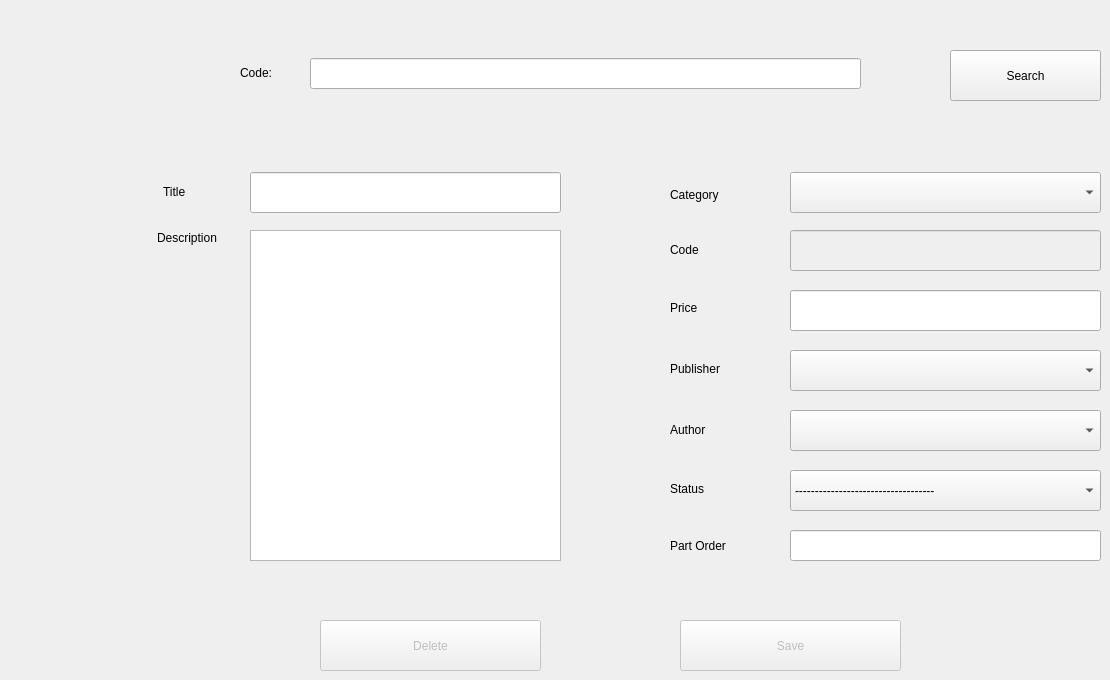
      <widget class="QWidget" name="edite_book_stacked_page">
       <widget class="QLabel" name="label_14">
        <property name="geometry">
         <rect>
          <x>670</x>
          <y>287</y>
          <width>71</width>
          <height>41</height>
         </rect>
        </property>
        <property name="text">
         <string>Price</string>
        </property>
       </widget>
       <widget class="QLineEdit" name="bookeditetitle_line">
        <property name="geometry">
         <rect>
          <x>250</x>
          <y>172</y>
          <width>311</width>
          <height>41</height>
         </rect>
        </property>
       </widget>
       <widget class="QComboBox" name="bookeditepublish_compbo">
        <property name="geometry">
         <rect>
          <x>790</x>
          <y>350</y>
          <width>311</width>
          <height>41</height>
         </rect>
        </property>
        <property name="cursor">
         <cursorShape>PointingHandCursor</cursorShape>
        </property>
       </widget>
       <widget class="QLineEdit" name="bookeditecode_line_2">
        <property name="enabled">
         <bool>false</bool>
        </property>
        <property name="geometry">
         <rect>
          <x>790</x>
          <y>230</y>
          <width>311</width>
          <height>41</height>
         </rect>
        </property>
       </widget>
       <widget class="QLabel" name="label_15">
        <property name="geometry">
         <rect>
          <x>157</x>
          <y>212</y>
          <width>91</width>
          <height>51</height>
         </rect>
        </property>
        <property name="text">
         <string>Description</string>
        </property>
       </widget>
       <widget class="QLabel" name="label_16">
        <property name="geometry">
         <rect>
          <x>670</x>
          <y>463</y>
          <width>71</width>
          <height>51</height>
         </rect>
        </property>
        <property name="text">
         <string>Status</string>
        </property>
       </widget>
       <widget class="QComboBox" name="bookeditestatus_combo">
        <property name="geometry">
         <rect>
          <x>790</x>
          <y>470</y>
          <width>311</width>
          <height>41</height>
         </rect>
        </property>
        <property name="cursor">
         <cursorShape>PointingHandCursor</cursorShape>
        </property>
        <item>
         <property name="text">
          <string>-----------------------------------</string>
         </property>
        </item>
        <item>
         <property name="text">
          <string>New</string>
         </property>
        </item>
        <item>
         <property name="text">
          <string>Used</string>
         </property>
        </item>
        <item>
         <property name="text">
          <string>Damage</string>
         </property>
        </item>
       </widget>
       <widget class="QLabel" name="label_17">
        <property name="geometry">
         <rect>
          <x>670</x>
          <y>404</y>
          <width>71</width>
          <height>51</height>
         </rect>
        </property>
        <property name="text">
         <string>Author</string>
        </property>
       </widget>
       <widget class="QComboBox" name="bookediteauthor_line">
        <property name="geometry">
         <rect>
          <x>790</x>
          <y>410</y>
          <width>311</width>
          <height>41</height>
         </rect>
        </property>
        <property name="cursor">
         <cursorShape>PointingHandCursor</cursorShape>
        </property>
       </widget>
       <widget class="QLabel" name="label_18">
        <property name="geometry">
         <rect>
          <x>670</x>
          <y>530</y>
          <width>71</width>
          <height>31</height>
         </rect>
        </property>
        <property name="text">
         <string>Part Order</string>
        </property>
       </widget>
       <widget class="QLabel" name="label_19">
        <property name="geometry">
         <rect>
          <x>670</x>
          <y>169</y>
          <width>71</width>
          <height>51</height>
         </rect>
        </property>
        <property name="text">
         <string>Category</string>
        </property>
       </widget>
       <widget class="QLabel" name="label_20">
        <property name="geometry">
         <rect>
          <x>670</x>
          <y>234</y>
          <width>71</width>
          <height>31</height>
         </rect>
        </property>
        <property name="text">
         <string>Code</string>
        </property>
       </widget>
       <widget class="QLabel" name="label_21">
        <property name="geometry">
         <rect>
          <x>670</x>
          <y>343</y>
          <width>71</width>
          <height>51</height>
         </rect>
        </property>
        <property name="text">
         <string>Publisher</string>
        </property>
       </widget>
       <widget class="QLabel" name="label_22">
        <property name="geometry">
         <rect>
          <x>163</x>
          <y>166</y>
          <width>71</width>
          <height>51</height>
         </rect>
        </property>
        <property name="text">
         <string>Title</string>
        </property>
       </widget>
       <widget class="QLineEdit" name="bookeditepart_line">
        <property name="geometry">
         <rect>
          <x>790</x>
          <y>530</y>
          <width>311</width>
          <height>31</height>
         </rect>
        </property>
        <property name="text">
         <string/>
        </property>
       </widget>
       <widget class="QComboBox" name="bookeditecatg_combo">
        <property name="geometry">
         <rect>
          <x>790</x>
          <y>172</y>
          <width>311</width>
          <height>41</height>
         </rect>
        </property>
        <property name="cursor">
         <cursorShape>PointingHandCursor</cursorShape>
        </property>
       </widget>
       <widget class="QLineEdit" name="bookediteprice_line">
        <property name="geometry">
         <rect>
          <x>790</x>
          <y>290</y>
          <width>311</width>
          <height>41</height>
         </rect>
        </property>
       </widget>
       <widget class="QPushButton" name="bookeditesave_btn">
        <property name="enabled">
         <bool>false</bool>
        </property>
        <property name="geometry">
         <rect>
          <x>680</x>
          <y>620</y>
          <width>221</width>
          <height>51</height>
         </rect>
        </property>
        <property name="cursor">
         <cursorShape>PointingHandCursor</cursorShape>
        </property>
        <property name="text">
         <string>Save</string>
        </property>
        <property name="icon">
         <iconset resource="file.qrc">
          <normaloff>:/photos/save-file.png</normaloff>:/photos/save-file.png</iconset>
        </property>
        <property name="iconSize">
         <size>
          <width>30</width>
          <height>30</height>
         </size>
        </property>
       </widget>
       <widget class="QLineEdit" name="bookeditecode_line">
        <property name="geometry">
         <rect>
          <x>310</x>
          <y>58</y>
          <width>551</width>
          <height>31</height>
         </rect>
        </property>
       </widget>
       <widget class="QLabel" name="label_23">
        <property name="geometry">
         <rect>
          <x>240</x>
          <y>57</y>
          <width>71</width>
          <height>31</height>
         </rect>
        </property>
        <property name="text">
         <string>Code:</string>
        </property>
       </widget>
       <widget class="QPushButton" name="bookeditesearch_btn">
        <property name="geometry">
         <rect>
          <x>950</x>
          <y>50</y>
          <width>151</width>
          <height>51</height>
         </rect>
        </property>
        <property name="cursor">
         <cursorShape>PointingHandCursor</cursorShape>
        </property>
        <property name="text">
         <string>Search</string>
        </property>
        <property name="icon">
         <iconset resource="file.qrc">
          <normaloff>:/photos/loupe.png</normaloff>:/photos/loupe.png</iconset>
        </property>
        <property name="iconSize">
         <size>
          <width>30</width>
          <height>30</height>
         </size>
        </property>
       </widget>
       <widget class="QPlainTextEdit" name="bookeditedescrp_line">
        <property name="geometry">
         <rect>
          <x>250</x>
          <y>230</y>
          <width>311</width>
          <height>331</height>
         </rect>
        </property>
       </widget>
       <widget class="QGroupBox" name="groupBox_6">
        <property name="enabled">
         <bool>false</bool>
        </property>
        <property name="geometry">
         <rect>
          <x>240</x>
          <y>580</y>
          <width>311</width>
          <height>91</height>
         </rect>
        </property>
        <property name="styleSheet">
         <string notr="true">QGroupBox{
border:none;
}</string>
        </property>
        <property name="title">
         <string/>
        </property>
        <widget class="QPushButton" name="bookeditedelete_btn">
         <property name="enabled">
          <bool>false</bool>
         </property>
         <property name="geometry">
          <rect>
           <x>80</x>
           <y>40</y>
           <width>221</width>
           <height>51</height>
          </rect>
         </property>
         <property name="cursor">
          <cursorShape>PointingHandCursor</cursorShape>
         </property>
         <property name="text">
          <string>Delete</string>
         </property>
         <property name="icon">
          <iconset resource="file.qrc">
           <normaloff>:/photos/delete.png</normaloff>:/photos/delete.png</iconset>
         </property>
         <property name="iconSize">
          <size>
           <width>30</width>
           <height>30</height>
          </size>
         </property>
        </widget>
       </widget>
      </widget>
